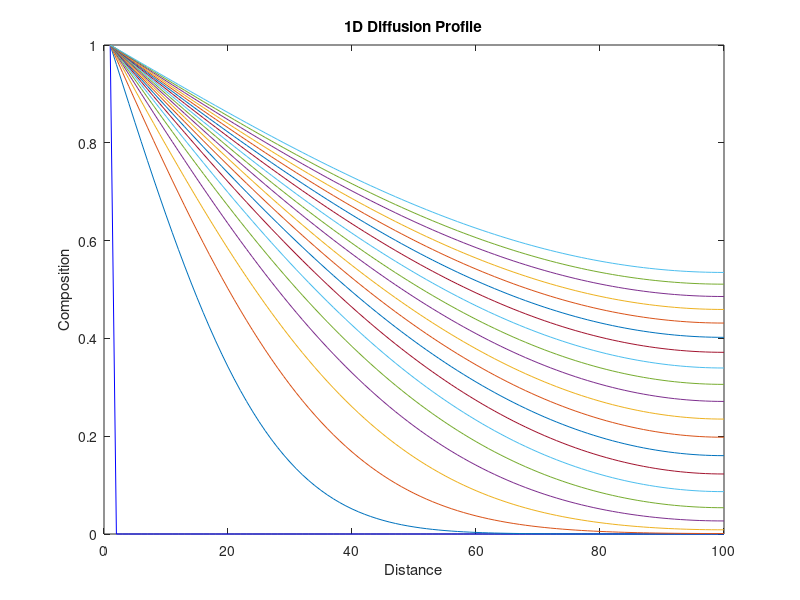

Recreate this plot in MATLAB.
clear all;
%Parameters
N=100;
dx=0.5;
dt=0.1;
D=1;
alpha=D*dt/((dx)^2);

%Declarations
conc=zeros(N, 1);
conc_old=zeros(N, 1);
A=zeros(N, N);

%Boundary Conditions: Left end - Diricilet
conc(1)=1;
A(1,1)=1;
A(N, N-1)=-2*alpha;

for j=1:N
    conc_old(j, 1)=conc(j, 1);
end

%Plot initial profile
plot(conc, 'b'), xlabel('Distance'), ylabel('Composition');
title('1D Diffusion Profile');
hold on

%Putting together the matrix

%Diagonal
for j=2:N
    A(j,j)=1+2*alpha;
end

%Lower Diagonal
for j=2:N-1
    A(j,j-1)= -alpha;
end

%Upper Diagonal
for j=3:N
    A(j-1,j)= -alpha;
end

%Evolving the profile

%Loop for plotting
for k=1:20
    
    %Loop for time steps
    for i=1:500
        conc=A \ conc_old;
        
        %Loop for reassigning new c matrix as old
        for j=1:N
            conc_old(j)=conc(j);
        end
    end
    plot (conc)
end

